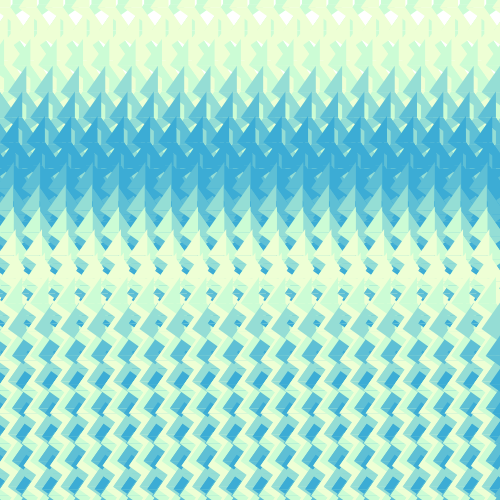
Frame 1 (no input)
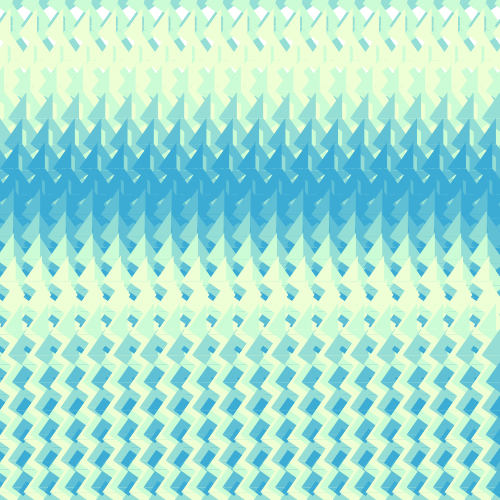
Frame 60 (the mouse pressed at the canvas centre just before this capture)
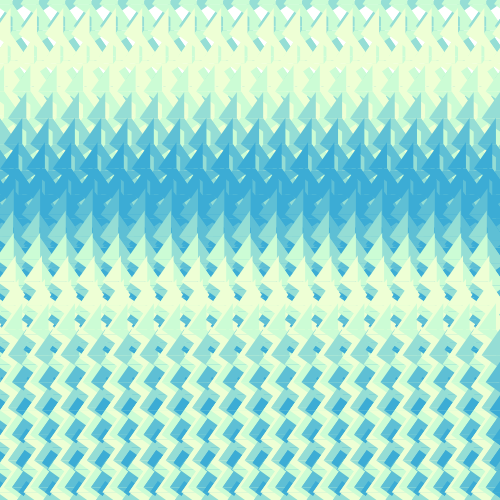
Frame 120 (the mouse held since frame 60 and released just before this capture)

The Processing sketch that drew these frames (run headless with seeded random() and noise(); from frame 60 on, the mouse is pressed at the canvas centre):

// Processing sketch: processing_151690
// ── processing_151690.pde

/*
 * Creative Coding
 * Week 2, 05 - Moving Patterns 1
 * by Indae Hwang and Jon McCormack
 * Copyright (c) 2014 Monash University
 *
 * This sketch builds on the previous sketches, drawing shapes based on the
 * current framerate. The movement of individual shapes combine to create a
 * gestalt field of motion. Use the arrow keys on your keyboard to change the
 * frame rate. 
 * 
 */

// variable used to store the current frame rate value
int frame_rate_value;

void setup() {
  size(500, 500);

  frame_rate_value = 10;
  frameRate(frame_rate_value);
  rectMode(CENTER);
  background(255);
}


void draw() {

  background(255);

  int num = 20;
  int margin = 0;
  float gutter = 0; //distance between each cell
  float cellsize = ( width - (2 * margin) - gutter * (num - 1) ) / (num - 1);

  int circleNumber = 0; // counter
  for (int i=0; i<num; i++) {
    for (int j=0; j<num; j++) {
      circleNumber = (i * num) + j; // different way to calculate the circle number from w2_04

      float tx = margin + cellsize * i + gutter * i;
      float ty = margin + cellsize * j + gutter * j;

      movingCircle(tx, ty, cellsize, circleNumber);
    }
  }
} //end of draw 


void movingCircle(float x, float y, float size, int circleNum) {

  float finalAngle;
  finalAngle = frameCount + circleNum;
  
  float normalisedAngle = (sin(TWO_PI / frame_rate_value * finalAngle) + 1) / 2;

  //the rotating angle for each tempX and tempY postion is affected by frameRate and angle;  
  float tempX = x + (size / 2) * cos(PI / frame_rate_value * finalAngle);
  float tempY = y + (size / 2) * sin(PI / frame_rate_value * finalAngle);

  noStroke();
  fill(56+(normalisedAngle*187), 170+(normalisedAngle*104), 214-(normalisedAngle/200));
  drawTriangleStrip(tempX, tempY, size*2);
}

/*
 * Draw a triangle strip pattern.
 */
void drawTriangleStrip(float x, float y, float size) {
  beginShape(TRIANGLE_STRIP);
  float yExtent = 1;
   
  vertex(x, y-(size*yExtent));
   
  while (yExtent > -5) {
    yExtent -= 0.5;
    vertex(x-(size*0.35), y-(size*yExtent));
    vertex(x, y-(size*yExtent));
    yExtent -= 0.5;
    vertex(x+(size*0.35), y-(size*yExtent));
    vertex(x, y-(size*yExtent));
  }
   
  yExtent -= 0.5;
  vertex(x, y-(size*yExtent));
  endShape();
   
}


/*
 * keyReleased function
 *
 * called automatically by Processing when a keyboard key is released
 */
void keyReleased() {

  // right arrow -- increase frame_rate_value
  if (keyCode == RIGHT && frame_rate_value < 60) {
    frame_rate_value++;
  }

  // left arrow -- decrease frame_rate_value
  if ( keyCode == LEFT && frame_rate_value > 1) {
    frame_rate_value--;
  }

  // set the frameRate and print current value on the screen
  frameRate(frame_rate_value);
  println("Current frame Rate is: " + frame_rate_value);
}
